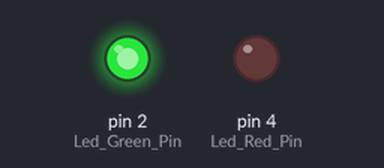
The sketch below on a simulated Arduino Uno, built with avr-gcc and run on an emulated ATmega328P. Parts: output pins drawn as LEDs (lit = HIGH).

Above: at 1.5 s.
At 7.5 s:
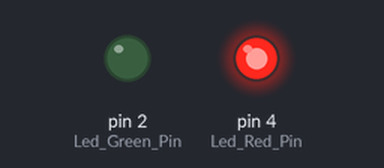
At 13.5 s:
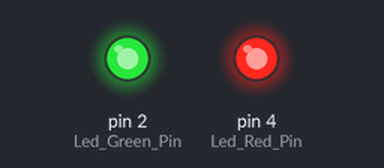
At 16.5 s:
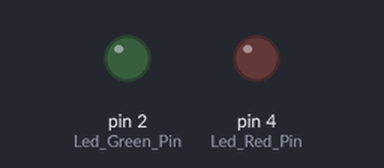
Timing chart, 0 to 23.4 s (numbered marks = the images above):
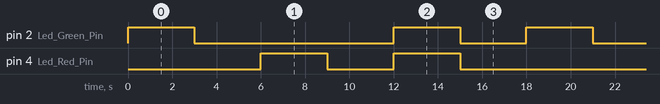

The sketch:

DualLed_Light.ino
```cpp
#define Led_Green_Pin 2
#define Led_Red_Pin 4


// the setup function runs once when you press reset or power the board
void setup() {
  // initialize digital pin Blink_Led_Pin as an output.
  pinMode(Led_Red_Pin, OUTPUT);    //定義Led_Red_Pin為輸出腳位
  pinMode(Led_Green_Pin, OUTPUT);    //定義Led_Green_Pin為輸出腳位
  digitalWrite(Led_Red_Pin,LOW) ;
  digitalWrite(Led_Green_Pin,LOW) ;

}

// the loop function runs over and over again forever
void loop() {
  digitalWrite(Led_Green_Pin, HIGH);
  delay(3000);              //休息1秒 wait for a second
  digitalWrite(Led_Green_Pin, LOW);
  delay(3000);              // 休息1秒 wait for a second
  digitalWrite(Led_Red_Pin, HIGH);
  delay(3000);              //休息1秒 wait for a second
  digitalWrite(Led_Red_Pin, LOW);
  delay(3000);              // 休息1秒 wait for a second
  digitalWrite(Led_Green_Pin, HIGH);
  digitalWrite(Led_Red_Pin, HIGH);
  delay(3000);              //休息1秒 wait for a second
  digitalWrite(Led_Green_Pin, LOW);
  digitalWrite(Led_Red_Pin, LOW);
  delay(3000);              // 休息1秒 wait for a second
}
```

Measured:
- by itself, pin 2 (Led_Green_Pin): repeats every 18.0 s: LOW 9.0 s, HIGH 3.0 s, LOW 3.0 s, HIGH 3.0 s
- by itself, pin 4 (Led_Red_Pin): repeats every 18.0 s: LOW 3.0 s, HIGH 3.0 s, LOW 9.0 s, HIGH 3.0 s
- by itself, everything shown: repeats every 18.0 s, in 6 steps
